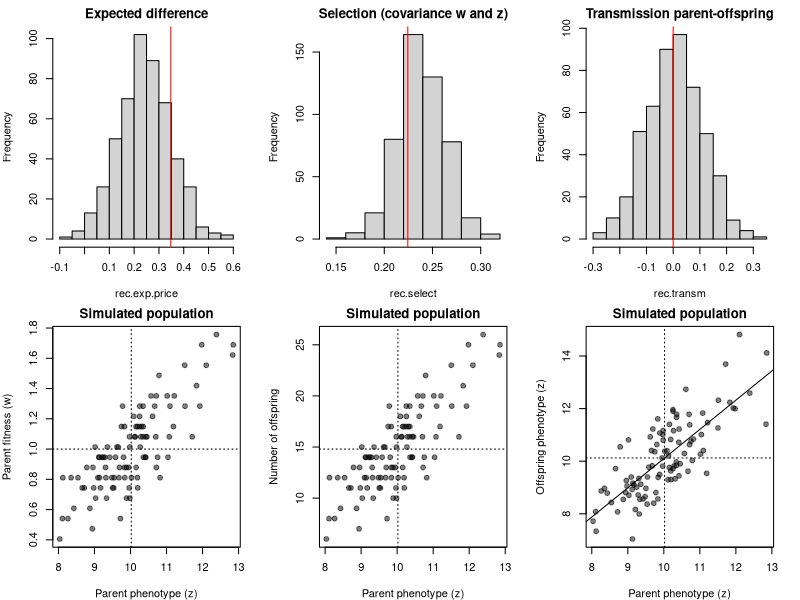

Recreate this plot in R.
# Price equations

# ∆E_{i element of I} = Cov_{i element of I}(w_iz_i)+E_{i element of I}(w_i∆z_i)

price.theorem <- function(iter = 100, # Number of replicates 
                          n = 100, # number of parents 
                          n.off = 100, # number of offspring
                          beta1 = 0, # Slope for the association of fitness and phenotype 
                          mean.p = 10, # mean phenotype of parents 
                          mean.o = 0, # expected amount ADDED to the phenotypes of the parents 
                          max.off = 10, # maximum number of offsprings (so if 10, offspring can be between 0 and 10)
                          sd.p = 1, sd.o = 1,
                          plothist = TRUE, seed = NULL) {
  if (!is.null(seed)) {
    set.seed(seed)
  }
  
  # Assign relative abundance to each parent (must be between 0 and 1 )
  
  rec.exp.price = NULL
  rec.select = NULL
  rec.transm = NULL
  for(i in 1:iter){
    pop.df = data.frame(parent.id = 1:n,
                        rel.abuns = rep(1/n, n) ,# round(sum(rel.abuns)) == 1
                        z.par = rnorm(n = n, mean = mean.p, sd = sd.p))
    
    # Nb offspring given by binomial 
    pop.df$z.par.scale = scale(pop.df$z.par)
    z = beta1*pop.df$z.par.scale
    pr = 1/(1+exp(-z)) # Transform to get the LOG(odds) # inverse-logit function; 
    pop.df$off = rbinom(n = n, size = max.off, prob = pr)
    
    pop.df$off.abuns = pop.df$off/sum(pop.df$off) # sum(pop.df$off.abuns)
    pop.df$w = pop.df$off.abuns/pop.df$rel.abuns
    pop.df$z.off = pop.df$z.par + rnorm(n = n, mean = mean.o, sd = sd.o)
    
    # Difference offspring parents 
    pop.df$delta.z.par.off = pop.df$z.off-pop.df$z.par
    
    # Selection part of the price equation which correspond to the covariance of fitness and the parental phenotype
    selection = cov(pop.df$w, pop.df$z.par)
    
    # Transmission part of the price equation 
    transmission =  mean(pop.df$w*(pop.df$delta.z.par.off))
    
    # Final result 
    delta_z = selection + transmission
    
    # Combine the results 
    rec.exp.price = c(rec.exp.price, delta_z)
    rec.select = c(rec.select, selection)
    rec.transm = c(rec.transm, transmission)
  }
  
  if (plothist) {
    old.par = par(no.readonly = TRUE)
    par(mfrow =c(2,3), mar = c(4,4,2,2))
    hist(rec.exp.price, main = "Expected difference"); abline(v = delta_z, col = "red")
    hist(rec.select, main = "Selection (covariance w and z)") ; abline(v = selection, col = "red")  
    hist(rec.transm, main = "Transmission parent-offspring")  ; abline(v = mean.o, col = "red")
    plot(pop.df[,"w"]~pop.df[,"z.par"], 
         pch = 19, 
         xlab = "Parent phenotype (z)",
         ylab = "Parent fitness (w)",
         main = "Simulated population",
         col = scales::alpha(colour = "black", .5)
         )#, 
         # cex = pop.df$off.abuns*100)
    abline(v = mean(pop.df$z.par), h = mean(pop.df$w), lty = 3)
    
    plot(pop.df$off~pop.df$z.par,
         col = scales::alpha(colour = "black", .5), pch = 19, 
         xlab = "Parent phenotype (z)",
         ylab = "Number of offspring",
         main = "Simulated population",
    ); abline(v = mean(pop.df$z.par), h = mean(pop.df$off), lty = 3)
    
    # Get parent offspring regression 
    lm.out = lm(pop.df$z.off~pop.df$z.par)
    plot(pop.df$z.off~pop.df$z.par,
         col = scales::alpha(colour = "black", .5), pch = 19, 
         xlab = "Parent phenotype (z)",
         ylab = "Offspring phenotype (z)",
         main = "Simulated population",
    ); abline(lm.out)
    abline(v = mean(pop.df$z.par), h = mean(pop.df$z.off), lty = 3)
    
    par(old.par)
  }
 return(list(delta.exp.price = rec.exp.price, 
             selection = rec.select, 
             transmission = rec.transm,
             pop.df = pop.df)) 
}
# Run the function 
out.price = price.theorem(iter = 500, 
                          n = 100, beta1 = .50, 
                          mean.p = 10, mean.o = 0, 
                          max.off = 30,
                          sd.p = 1, sd.o = 1, seed = NULL)
round(out.price$selection[1:10],2)
round(out.price$transmission[1:10],2)
out.price$pop.df
